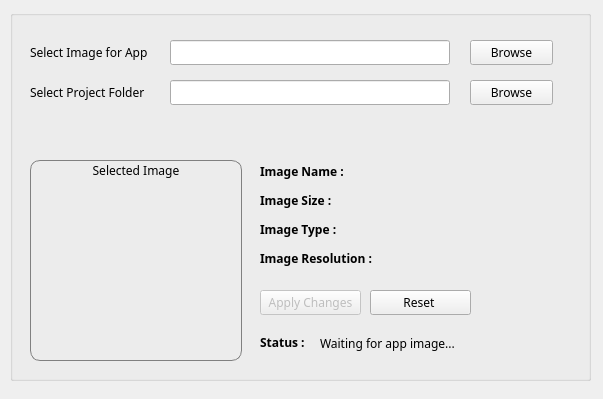
<?xml version="1.0" encoding="UTF-8"?>
<ui version="4.0">
 <class>Form</class>
 <widget class="QWidget" name="Form">
  <property name="geometry">
   <rect>
    <x>0</x>
    <y>0</y>
    <width>603</width>
    <height>399</height>
   </rect>
  </property>
  <property name="minimumSize">
   <size>
    <width>603</width>
    <height>399</height>
   </size>
  </property>
  <property name="maximumSize">
   <size>
    <width>603</width>
    <height>399</height>
   </size>
  </property>
  <property name="windowTitle">
   <string>AppIGen</string>
  </property>
  <widget class="QGroupBox" name="groupBox">
   <property name="geometry">
    <rect>
     <x>10</x>
     <y>10</y>
     <width>581</width>
     <height>371</height>
    </rect>
   </property>
   <property name="font">
    <font>
     <family>Fira Sans</family>
    </font>
   </property>
   <property name="title">
    <string/>
   </property>
   <widget class="QLineEdit" name="line_edit_image_path">
    <property name="geometry">
     <rect>
      <x>160</x>
      <y>30</y>
      <width>280</width>
      <height>25</height>
     </rect>
    </property>
    <property name="font">
     <font>
      <family>Fira Sans</family>
     </font>
    </property>
    <property name="readOnly">
     <bool>true</bool>
    </property>
   </widget>
   <widget class="QLineEdit" name="line_edit_project_path">
    <property name="geometry">
     <rect>
      <x>160</x>
      <y>70</y>
      <width>280</width>
      <height>25</height>
     </rect>
    </property>
    <property name="font">
     <font>
      <family>Fira Sans</family>
     </font>
    </property>
    <property name="readOnly">
     <bool>true</bool>
    </property>
   </widget>
   <widget class="QPushButton" name="btn_select_image">
    <property name="geometry">
     <rect>
      <x>460</x>
      <y>30</y>
      <width>83</width>
      <height>25</height>
     </rect>
    </property>
    <property name="font">
     <font>
      <family>Fira Sans</family>
     </font>
    </property>
    <property name="text">
     <string>Browse</string>
    </property>
   </widget>
   <widget class="QPushButton" name="btn_select_project">
    <property name="geometry">
     <rect>
      <x>460</x>
      <y>70</y>
      <width>83</width>
      <height>25</height>
     </rect>
    </property>
    <property name="font">
     <font>
      <family>Fira Sans</family>
     </font>
    </property>
    <property name="text">
     <string>Browse</string>
    </property>
   </widget>
   <widget class="QPushButton" name="btn_apply_changes">
    <property name="enabled">
     <bool>false</bool>
    </property>
    <property name="geometry">
     <rect>
      <x>250</x>
      <y>280</y>
      <width>101</width>
      <height>25</height>
     </rect>
    </property>
    <property name="font">
     <font>
      <family>Fira Sans</family>
     </font>
    </property>
    <property name="text">
     <string>Apply Changes</string>
    </property>
   </widget>
   <widget class="QLabel" name="label">
    <property name="geometry">
     <rect>
      <x>20</x>
      <y>30</y>
      <width>145</width>
      <height>25</height>
     </rect>
    </property>
    <property name="font">
     <font>
      <family>Fira Sans</family>
     </font>
    </property>
    <property name="text">
     <string>Select Image for App</string>
    </property>
   </widget>
   <widget class="QLabel" name="label_2">
    <property name="geometry">
     <rect>
      <x>20</x>
      <y>80</y>
      <width>62</width>
      <height>17</height>
     </rect>
    </property>
    <property name="font">
     <font>
      <family>Fira Sans</family>
     </font>
    </property>
    <property name="text">
     <string/>
    </property>
   </widget>
   <widget class="QLabel" name="label_4">
    <property name="geometry">
     <rect>
      <x>20</x>
      <y>70</y>
      <width>140</width>
      <height>25</height>
     </rect>
    </property>
    <property name="font">
     <font>
      <family>Fira Sans</family>
     </font>
    </property>
    <property name="text">
     <string>Select Project Folder</string>
    </property>
   </widget>
   <widget class="QGroupBox" name="groupBox_2">
    <property name="geometry">
     <rect>
      <x>20</x>
      <y>150</y>
      <width>212</width>
      <height>201</height>
     </rect>
    </property>
    <property name="font">
     <font>
      <family>Fira Sans</family>
     </font>
    </property>
    <property name="layoutDirection">
     <enum>Qt::LeftToRight</enum>
    </property>
    <property name="styleSheet">
     <string notr="true">QGroupBox {
	border : 1px solid grey;
	border-radius: 10px;

}
</string>
    </property>
    <property name="title">
     <string>Selected Image</string>
    </property>
    <property name="alignment">
     <set>Qt::AlignCenter</set>
    </property>
    <property name="flat">
     <bool>false</bool>
    </property>
    <widget class="QLabel" name="label_image_display">
     <property name="geometry">
      <rect>
       <x>7</x>
       <y>26</y>
       <width>200</width>
       <height>170</height>
      </rect>
     </property>
     <property name="font">
      <font>
       <family>Fira Sans</family>
      </font>
     </property>
     <property name="styleSheet">
      <string notr="true"/>
     </property>
     <property name="text">
      <string/>
     </property>
    </widget>
   </widget>
   <widget class="QLabel" name="label_img_info">
    <property name="geometry">
     <rect>
      <x>380</x>
      <y>150</y>
      <width>181</width>
      <height>111</height>
     </rect>
    </property>
    <property name="font">
     <font>
      <family>Fira Sans</family>
     </font>
    </property>
    <property name="text">
     <string/>
    </property>
    <property name="textFormat">
     <enum>Qt::RichText</enum>
    </property>
    <property name="alignment">
     <set>Qt::AlignLeading|Qt::AlignLeft|Qt::AlignVCenter</set>
    </property>
    <property name="wordWrap">
     <bool>false</bool>
    </property>
   </widget>
   <widget class="QLabel" name="label_10">
    <property name="geometry">
     <rect>
      <x>250</x>
      <y>320</y>
      <width>51</width>
      <height>25</height>
     </rect>
    </property>
    <property name="font">
     <font>
      <family>Fira Sans</family>
     </font>
    </property>
    <property name="text">
     <string>&lt;html&gt;&lt;head/&gt;&lt;body&gt;&lt;p&gt;&lt;span style=&quot; font-weight:600;&quot;&gt;Status :&lt;/span&gt;&lt;/p&gt;&lt;/body&gt;&lt;/html&gt;</string>
    </property>
   </widget>
   <widget class="QLabel" name="label_status">
    <property name="geometry">
     <rect>
      <x>310</x>
      <y>325</y>
      <width>261</width>
      <height>41</height>
     </rect>
    </property>
    <property name="font">
     <font>
      <family>Fira Sans</family>
     </font>
    </property>
    <property name="text">
     <string>&lt;html&gt;&lt;head/&gt;&lt;body&gt;&lt;p&gt;Waiting for app image...&lt;/p&gt;&lt;/body&gt;&lt;/html&gt;</string>
    </property>
    <property name="alignment">
     <set>Qt::AlignLeading|Qt::AlignLeft|Qt::AlignTop</set>
    </property>
    <property name="wordWrap">
     <bool>true</bool>
    </property>
   </widget>
   <widget class="QLabel" name="label_12">
    <property name="geometry">
     <rect>
      <x>250</x>
      <y>150</y>
      <width>121</width>
      <height>111</height>
     </rect>
    </property>
    <property name="font">
     <font>
      <family>Fira Sans</family>
     </font>
    </property>
    <property name="mouseTracking">
     <bool>true</bool>
    </property>
    <property name="text">
     <string>&lt;html&gt;&lt;head/&gt;&lt;body&gt;&lt;p&gt;&lt;span style=&quot; font-weight:600;&quot;&gt;Image Name :&lt;/span&gt;&lt;/p&gt;&lt;p&gt;&lt;span style=&quot; font-weight:600;&quot;&gt;Image Size :&lt;/span&gt;&lt;/p&gt;&lt;p&gt;&lt;span style=&quot; font-weight:600;&quot;&gt;Image Type :&lt;/span&gt;&lt;/p&gt;&lt;p&gt;&lt;span style=&quot; font-weight:600;&quot;&gt;Image Resolution : &lt;/span&gt;&lt;/p&gt;&lt;/body&gt;&lt;/html&gt;</string>
    </property>
    <property name="textFormat">
     <enum>Qt::RichText</enum>
    </property>
   </widget>
   <widget class="QPushButton" name="btn_reset">
    <property name="geometry">
     <rect>
      <x>360</x>
      <y>280</y>
      <width>101</width>
      <height>25</height>
     </rect>
    </property>
    <property name="font">
     <font>
      <family>Fira Sans</family>
     </font>
    </property>
    <property name="text">
     <string>Reset </string>
    </property>
   </widget>
  </widget>
 </widget>
 <resources/>
 <connections/>
</ui>
